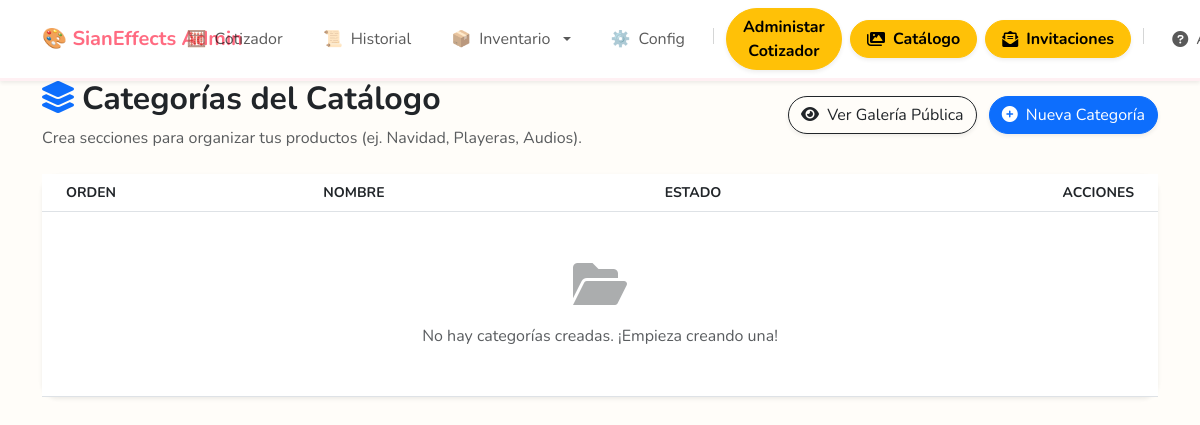
/admin/catalogo (signed in), run on an earlier commit of the app's database.
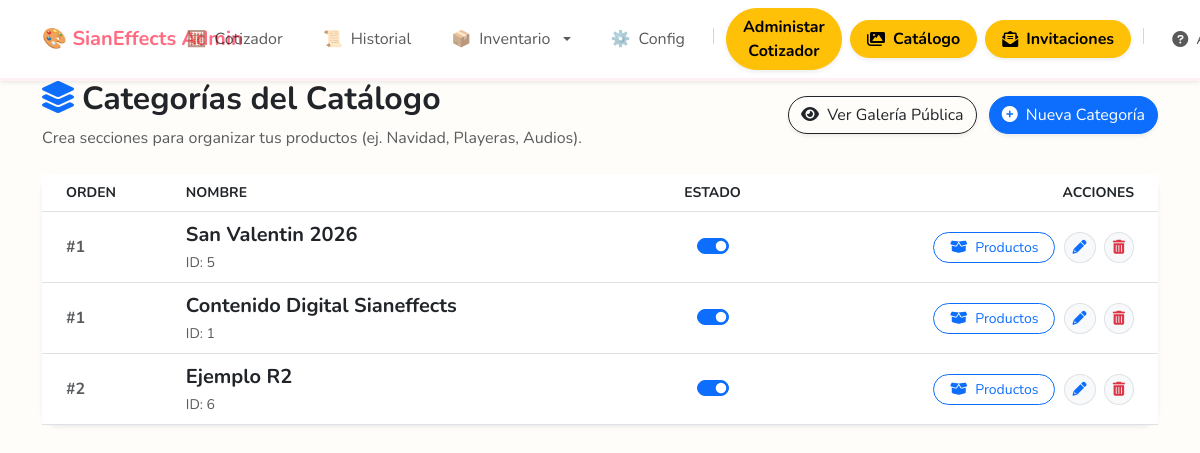
And on a later commit of the database.
### tables this page shows
CREATE TABLE configuracion (id INTEGER PRIMARY KEY AUTOINCREMENT, user_id INTEGER, margen_ganancia INTEGER DEFAULT 200, nombre_empresa TEXT DEFAULT 'Mi Negocio', slogan TEXT DEFAULT 'Servicios Creativos', website TEXT DEFAULT '', inventario_activo BOOLEAN DEFAULT 0, ticket_bw BOOLEAN DEFAULT 0);

CREATE TABLE categorias (
            id INTEGER PRIMARY KEY AUTOINCREMENT,
            nombre TEXT NOT NULL,
            descripcion TEXT,
            orden INTEGER DEFAULT 0,
            activo BOOLEAN DEFAULT 1,
            created_at TIMESTAMP DEFAULT CURRENT_TIMESTAMP
        );

### routes/catalogo.py (the view, shortened to what this page needs)
@catalogo_bp.route('/admin/catalogo', methods=['GET', 'POST'])
@login_required
def admin_categorias():
    conn = get_db()
    categorias = conn.execute('SELECT * FROM categorias ORDER BY orden ASC, id DESC').fetchall()
    conn.close()
    return render_template('catalogo/admin_categorias.html', categorias=categorias)

### app.py (called while the page is built)
@app.context_processor
def inject_user_config():
    default_config = {
        'nombre_empresa': 'Cotizador Sianeffects', # O el nombre genérico que quieras
        'slogan': '',
        'website': '',
        'margen_ganancia': 100
    }
    if 'user_id' in session:
        try:
            conn = get_db_connection()
            user_config = conn.execute('SELECT * FROM configuracion WHERE user_id = ?', (session['user_id'],)).fetchone()
            conn.close()
            if user_config:
                return {'config': dict(user_config)}
        except Exception as e:
            print(f"Error inyectando config: {e}")
    return {'config': default_config}

@app.after_request
def add_header(response):
    response.headers["Cache-Control"] = "no-cache, no-store, must-revalidate"
    return response

### db.py (called while the page is built)
def get_db_connection():
    conn = sqlite3.connect(DB_NAME)
    conn.row_factory = sqlite3.Row
    return conn

### helpers.py (called while the page is built, shortened)
def login_required(f):
    @wraps(f)
    def decorated_function(*args, **kwargs):
        if 'user_id' not in session:
            flash('Por favor inicia sesión.', 'warning')
            return redirect(url_for('auth.login'))
        return f(*args, **kwargs)
    return decorated_function

def obtener_alertas(user_id):
    alertas = []
    conn = get_db_connection()
    try:
        config = conn.execute("SELECT inventario_activo FROM configuracion WHERE user_id=?", (user_id,)).fetchone()
        user = conn.execute("SELECT subscription_end, role FROM usuarios WHERE id=?", (user_id,)).fetchone()
    except Exception as e:
        print(f"Error obteniendo alertas: {e}")
    finally:
        conn.close()
    return alertas

### routes/main.py (called while the page is built)
@main_bp.app_context_processor
def inject_notifications():
    if 'user_id' in session:
        return {'notificaciones': obtener_alertas(session['user_id'])}
    return {'notificaciones': []}

### templates/catalogo/admin_categorias.html (shortened to what this page needs)
{% extends "layout.html" %}
{% block content %}
<div class="row mb-4 align-items-center">
    <div class="col-md-7">
        <h2 class="fw-bold text-dark"><i class="fas fa-layer-group text-primary me-2"></i>Categorías del Catálogo</h2>
        <p class="text-muted mb-0">Crea secciones para organizar tus productos (ej. Navidad, Playeras, Audios).</p>
    </div>
    <div class="col-md-5 text-end">
        <a href="{{ url_for('catalogo.ver_catalogo') }}" class="btn btn-outline-dark rounded-pill shadow-sm me-2">
            <i class="fas fa-eye me-1"></i> Ver Galería Pública
        </a>
        <button class="btn btn-primary rounded-pill shadow-sm" data-bs-toggle="modal" data-bs-target="#modalNuevaCat">
            <i class="fas fa-plus-circle me-1"></i> Nueva Categoría
        </button>
    </div>
</div>
<div class="card border-0 shadow-sm rounded-4">
    <div class="card-body p-0 overflow-hidden">
        <table class="table table-hover align-middle mb-0">
            <thead class="bg-light text-secondary small text-uppercase">
                <tr>
                    <th class="ps-4">Orden</th>
                    <th>Nombre</th>
                    <th class="text-center">Estado</th>
                    <th class="text-end pe-4">Acciones</th>
                </tr>
            </thead>
            <tbody>
                {% for cat in categorias %}
                <tr>
                    <td class="ps-4 fw-bold text-muted">#{{ cat['orden'] }}</td>
                    <td>
                        <div class="fw-bold text-dark fs-5">{{ cat['nombre'] }}</div>
                        <small class="text-muted">ID: {{ cat['id'] }}</small>
                    </td>
                    <td class="text-center">
                        <div class="form-check form-switch d-flex justify-content-center">
                            <input class="form-check-input" type="checkbox"
                                onchange="toggleEstado('categoria', {{ cat['id'] }}, this)" {% if cat['activo']
                                %}checked{% endif %}>
                        </div>
                    </td>
                    <td class="text-end pe-4">
                        <a href="{{ url_for('catalogo.admin_productos', cat_id=cat['id']) }}"
                            class="btn btn-sm btn-outline-primary rounded-pill px-3 me-1" title="Ver Productos">
                            <i class="fas fa-box-open me-1"></i> Productos
                        </a>
                        <button class="btn btn-sm btn-light text-primary rounded-circle border me-1"
                            onclick="prepararEdicion('{{ cat.id }}', '{{ cat.nombre }}', '{{ cat.orden }}')"
                            title="Editar nombre u orden">
                            <i class="fas fa-pencil-alt"></i>
                        </button>
                        <a href="{{ url_for('catalogo.delete_item', tipo='categoria', id_obj=cat['id']) }}"
                            class="btn btn-sm btn-light text-danger rounded-circle border"
                            onclick="return confirm('⚠️ ¿Borrar esta categoría Y TODOS sus productos?');"
                            title="Borrar categoría">
                            <i class="fas fa-trash-alt"></i>
                        </a>
                    </td>
                </tr>
                {% else %}
                <tr>
                    <td colspan="4" class="text-center py-5 text-muted">
                        <i class="fas fa-folder-open fa-3x mb-3 opacity-50"></i><br>
                        No hay categorías creadas. ¡Empieza creando una!
                    </td>
                </tr>
                {% endfor %}
            </tbody>
        </table>
    </div>
</div>
{% endblock %}

### templates/layout.html (shortened to what this page needs)
<!doctype html>
<html lang="es">
<head>
    <link href="https://cdn.jsdelivr.net/npm/bootstrap@5.3.0/dist/css/bootstrap.min.css" rel="stylesheet">
    <link rel="stylesheet" href="https://cdnjs.cloudflare.com/ajax/libs/font-awesome/6.0.0/css/all.min.css">
</head>
<body>
    {% block navbar %}
    <nav class="navbar navbar-expand-lg navbar-light bg-white shadow-sm fixed-top navbar-sian">
        <div class="container">
            <a class="navbar-brand fw-bold text-primary me-auto" href="{{ url_for('main.cotizador') }}">
                <span style="color: var(--sian-pink);">🎨 {{ config['nombre_empresa'] }}</span>
            </a>
            <div class="offcanvas offcanvas-start" tabindex="-1" id="miMenuMobile" aria-labelledby="miMenuLabel">
                <div class="offcanvas-body">
                    <ul class="navbar-nav ms-auto gap-2 align-items-lg-center mt-3 mt-lg-0 w-100 justify-content-end">
                        <li class="nav-item">
                            <a class="nav-link d-flex align-items-center justify-content-start justify-content-lg-center gap-2 {% if request.endpoint == 'main.cotizador' %}active fw-bold bg-light border{% endif %} rounded-pill px-3"
                                href="{{ url_for('main.cotizador') }}">🧮 <span>Cotizador</span></a>
                        </li>
                        <li class="nav-item">
                            <a class="nav-link d-flex align-items-center justify-content-start justify-content-lg-center gap-2 {% if request.endpoint == 'main.historial' %}active fw-bold bg-light border{% endif %} rounded-pill px-3"
                                href="{{ url_for('main.historial') }}">📜 <span>Historial</span></a>
                        </li>
                        <li class="nav-item dropdown">
                            <a class="nav-link dropdown-toggle d-flex align-items-center justify-content-start justify-content-lg-center gap-2  rounded-pill px-3"
                                href="#" role="button" data-bs-toggle="dropdown">📦 <span>Inventario</span></a>
                        </li>
                        <li class="nav-item">
                            <a class="nav-link d-flex align-items-center justify-content-start justify-content-lg-center gap-2 {% if request.endpoint == 'main.configuracion' %}active fw-bold bg-light border{% endif %} rounded-pill px-3"
                                href="{{ url_for('main.configuracion') }}">⚙️ <span>Config</span></a>
                        </li>
                        {% if session.get('role', 0) >= 1 %}
                        <li class="nav-item d-none d-lg-block">
                        </li>
                        <li class="nav-item">
                            <a class="btn btn-warning rounded-pill fw-bold w-100 shadow-sm px-3 d-flex align-items-center justify-content-start justify-content-lg-center gap-2"
                                href="{{ url_for('admin.dashboard') }}">
                                <span>Administar Cotizador</span>
                            </a>
                        </li>
                        <li class="nav-item">
                            <a class="btn btn-warning rounded-pill fw-bold w-100 shadow-sm px-3 d-flex align-items-center justify-content-start justify-content-lg-center gap-2"
                                href="{{ url_for('catalogo.admin_categorias') }}">
                                <i class="fas fa-images"></i> <span>Catálogo</span>
                            </a>
                        </li>
                        <li class="nav-item">
                            <a class="btn btn-warning rounded-pill fw-bold w-100 shadow-sm px-3 d-flex align-items-center justify-content-start justify-content-lg-center gap-2"
                                href="{{ url_for('invitaciones_admin.gestionar_invitaciones') }}">
                                <i class="fas fa-envelope-open-text"></i> <span>Invitaciones</span>
                            </a>
                        </li>
                        {% endif %}
                        <li class="nav-item d-none d-lg-block">
                        </li>
                        <li class="nav-item">
                            <a class="nav-link d-flex align-items-center justify-content-start justify-content-lg-center gap-2 px-3"
                                href="{{ url_for('main.ayuda') }}">
                                <i class="fas fa-question-circle"></i> <span>Ayuda</span>
                            </a>
                        </li>
                    </ul>
                </div>
            </div>
        </div>
    </nav>
    {% endblock %}
    <div class="container pb-5">
        {% block content %}{% endblock %}
    </div>
</body>
</body>
</html>

### templates/layout.html (style rules this page uses)
:root { --sian-pink: #ff6b81; --sian-pink-light: #fff0f3; --sian-teal: #2ec4b6; --sian-teal-dark: #1f8c82; --bg-cream: #fffdf9; }
body { font-family: 'Nunito', sans-serif; background-color: var(--bg-cream); padding-top: 80px; color: #555; }
.navbar-sian { background-color: #ffffff; border-bottom: 3px solid var(--sian-pink-light); }
.navbar-brand { font-weight: 800; color: #333 !important; }
@media (min-width: 992px) { .offcanvas { position: static !important; z-index: auto !important; flex-grow: 1 !important; width: auto !important; height: auto !important; visibility: visible !important; background-color: transparent !important; border: 0 !important; transform: none !important; transition: none !important; box-shadow: none !important; } }
@media (min-width: 992px) { .offcanvas-body { padding: 0 !important; overflow: visible !important; display: flex !important; flex-direction: row !important; justify-content: flex-end !important; } }
@media (min-width: 992px) { .navbar-nav { margin-top: 0 !important; } }
@media (min-width: 992px) { .nav-item { width: auto !important; } }

What changed in the data, as far as the page shows it:
added categorias: orden "1", nombre "San Valentin 2026", id "5", activo "☑"
added categorias: orden "1", nombre "Contenido Digital Sianeffects", id "1", activo "☑"
added categorias: orden "2", nombre "Ejemplo R2", id "6", activo "☑"
Also different on the page:
text no longer shown: "No hay categorías creadas. ¡Empieza creando una!"
